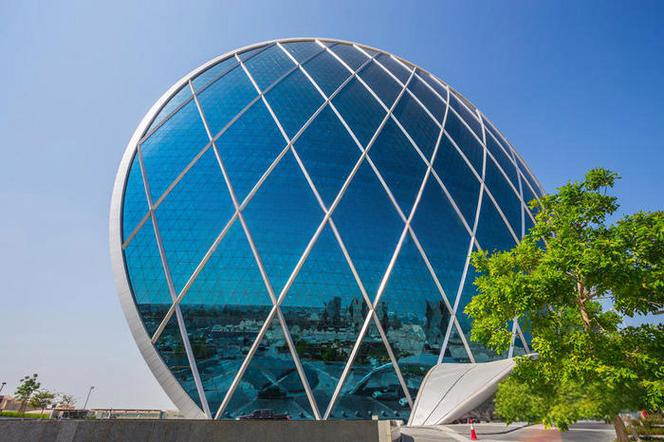
#> input picture all_landmarks/000_Aldar_Headquarters_Abu_Dhabi_阿尔达总部大楼_round_3_1 .jpg, 664 x 442 px
$ python -i semantic_vectorizer.py   (imports and definitions only)
#> lines starting #> are read from the running program, lines starting #| are printed output that depends on the picture; after the words box and inside, x2 and y2 are one past the last pixel; in counts of white or black regions, pixels touching at a corner belong together
import cv2
import numpy as np
import svgwrite
from skimage import measure
from shapely.geometry import LineString, Polygon
from shapely.validation import make_valid


def load_and_preprocess(image_path):
    """
    预处理：精准提取黑色线条区域
    """
    # 【核心修改】使用 numpy 读取二进制数据，以支持中文路径
    try:
        # np.fromfile 能够正确处理 Windows 下的中文路径
        img_array = np.fromfile(image_path, dtype=np.uint8)
        # 使用 cv2.imdecode 从内存中解码图片
        img = cv2.imdecode(img_array, cv2.IMREAD_UNCHANGED)
    except Exception as e:
        raise FileNotFoundError(f"读取图片失败 (可能包含特殊字符): {image_path}, 错误: {e}")

    if img is None:
        raise FileNotFoundError(f"无法解码图片（文件可能损坏或路径错误）: {image_path}")
    # 1. 针对带 Alpha 通道的图片
    if img.ndim == 3 and img.shape[2] == 4:
        b, g, r, a = cv2.split(img)
        is_black = (b < 100) & (g < 100) & (r < 100)
        is_opaque = a > 50
        binary_mask = is_black & is_opaque
    # 2. 针对普通 JPG/PNG
    else:
        if img.ndim == 3:
            gray = cv2.cvtColor(img, cv2.COLOR_BGR2GRAY)
        else:
            gray = img
        # OTSU 反向阈值
        _, binary = cv2.threshold(gray, 0, 255, cv2.THRESH_BINARY_INV + cv2.THRESH_OTSU)
        binary_mask = binary > 0

    binary_mask = binary_mask.astype(np.uint8)

    # 简单去噪
    binary_mask = cv2.morphologyEx(binary_mask, cv2.MORPH_OPEN, np.ones((2, 2), np.uint8))

    # 【重要修改】增加 1px Padding，确保图像边缘的线条能够闭合
    # 如果不加这个，底座贴底的部分会变成非闭合线条，填充时会出错
    binary_mask_padded = np.pad(binary_mask, pad_width=1, mode='constant', constant_values=0)

    return binary_mask_padded > 0


def extract_contours_as_shapely(binary_mask, tolerance=1.0):
    """
    提取轮廓并简化
    """
    contours = measure.find_contours(binary_mask, 0.5)
    valid_geoms = []

    for contour in contours:
        # 坐标翻转 (row, col) -> (x, y)
        coords = np.fliplr(contour)

        # 【重要修改】因为我们在预处理时加了 1px 的 padding
        # 为了还原原始位置，这里需要把坐标减去 1
        coords -= 1

        if len(coords) < 3: continue

        try:
            # 创建 LineString 进行简化
            line = LineString(coords)
            if tolerance > 0:
                line = line.simplify(tolerance, preserve_topology=True)

            if not line.is_empty:
                valid_geoms.append(line)
        except:
            continue

    return valid_geoms


def semantic_vectorization_pipeline(image_path, output_svg_path, simplify_factor=1.0, mode='polygon'):
    """
    全要素矢量化管道
    """
    # 1. 预处理
    binary_mask = load_and_preprocess(image_path)
#> in load_and_preprocess, img is the input picture: shape (442, 664, 3); mean B, G, R 147.8, 127.7, 88.8
#> in load_and_preprocess, `gray = cv2.cvtColor(img, cv2.COLOR_BGR2GRAY)`:
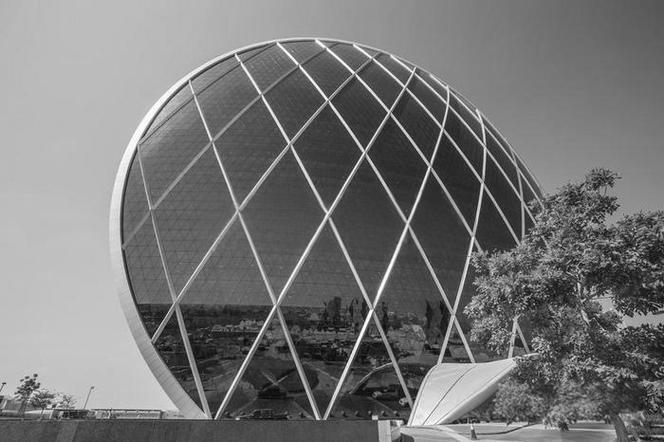
#> gray: shape (442, 664); min 1, max 255, mean 118.4
#> in load_and_preprocess, `_, binary = cv2.threshold(gray, 0, 255, cv2.THRESH_BINARY_INV + cv2.TH..`:
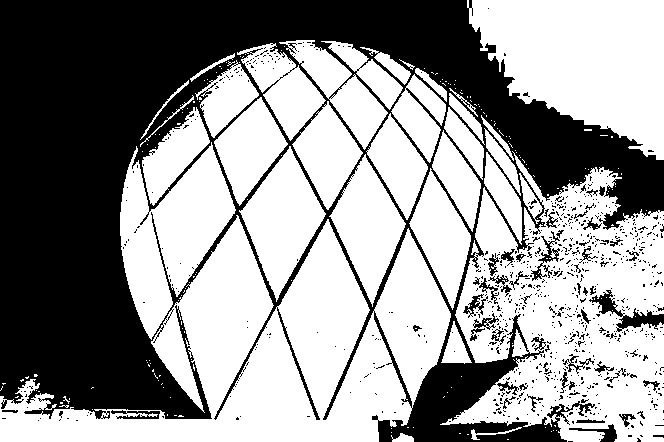
#> binary: shape (442, 664); 58.7% white; 804 black regions (751 under 20 px), largest, box (x1, y1, x2, y2) and area: (0, 0, 664, 442) 114042, (589, 290, 664, 332) 862, (531, 231, 560, 281) 348
#> in load_and_preprocess, `binary_mask = cv2.morphologyEx(binary_mask, cv2.MORPH_OPEN, np.ones((2..`:
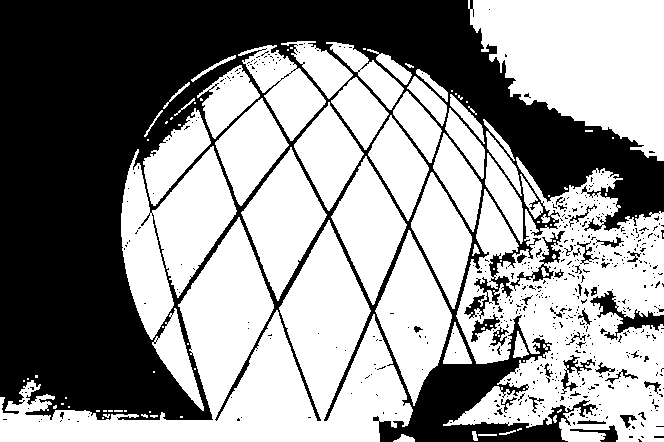
#> binary_mask: shape (442, 664); values 0 (black) and 1 (white), 57.8% white; 560 black regions (518 under 20 px), largest, box (x1, y1, x2, y2) and area: (0, 0, 664, 442) 117990, (590, 291, 664, 340) 971, (510, 231, 565, 291) 543
#> in load_and_preprocess, `binary_mask_padded = np.pad(binary_mask, pad_width=1, mode='constant',..`:
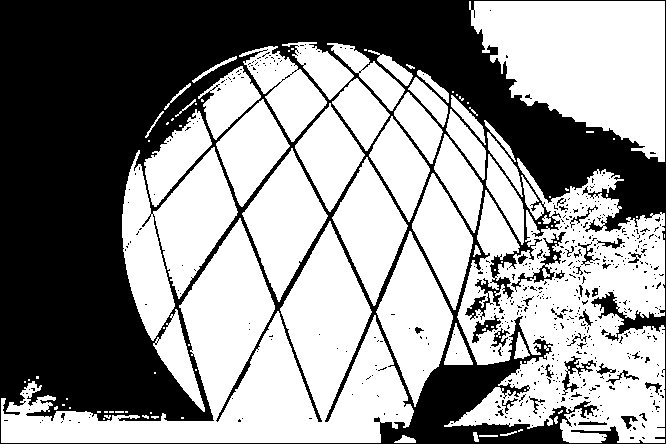
#> binary_mask_padded: shape (444, 666); values 0 (black) and 1 (white), 57.4% white; 548 black regions (509 under 20 px), largest, box (x1, y1, x2, y2) and area: (0, 0, 666, 444) 121521, (511, 232, 566, 292) 543, (562, 356, 596, 395) 329
    h, w = binary_mask.shape  # 注意这是 padding 后的尺寸
#> h = 444; w = 666

    # 2. 几何提取
    # 注意：这里我们传入的是 padding 后的 mask，但在内部提取时已经减去了偏移量
    geoms = extract_contours_as_shapely(binary_mask, tolerance=simplify_factor)
#> in extract_contours_as_shapely, `contours = measure.find_contours(binary_mask, 0.5)`: contours = 682 point arrays, longest 4545 points
#> after the loop in extract_contours_as_shapely, `for contour in contours:`: valid_geoms = 682 items
#> geoms = 682 items

    # 3. 导出 SVG
    # 使用原始图片尺寸（padding 后的尺寸减去 2）
#> (the run stopped early here; a loop or call above may not have finished)

$ run again, on all_landmarks/002_兰州黄河母亲雕像_1.jpg
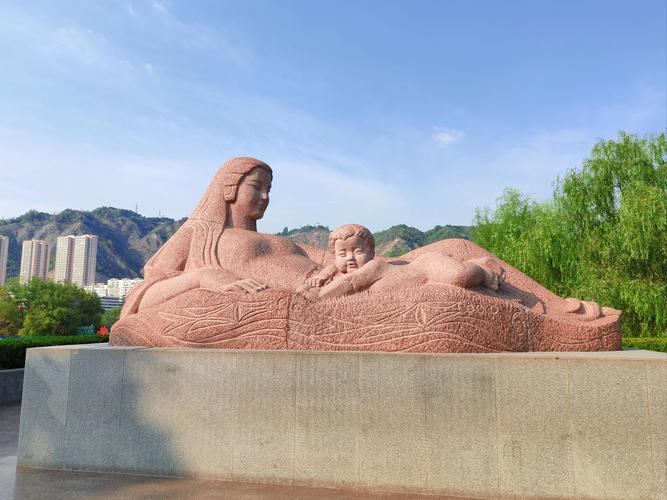
#> input picture all_landmarks/002_兰州黄河母亲雕像_1.jpg, 667 x 500 px
#> in load_and_preprocess, img is the input picture: shape (500, 667, 3); mean B, G, R 166.2, 162.6, 159
#> in load_and_preprocess, `_, binary = cv2.threshold(gray, 0, 255, cv2.THRESH_BINARY_INV + cv2.TH..`:
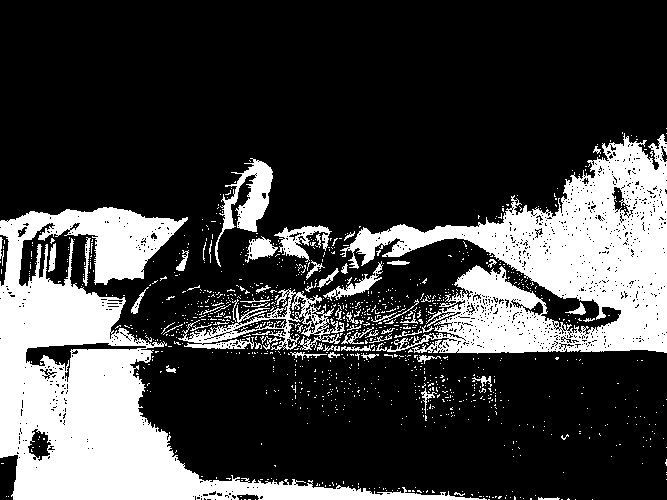
#> binary: shape (500, 667); 25.5% white; 1116 white regions (1056 under 20 px), largest, box (x1, y1, x2, y2) and area: (0, 207, 487, 500) 40358, (340, 133, 667, 354) 32304, (178, 289, 345, 350) 2823
#> in load_and_preprocess, `binary_mask_padded = np.pad(binary_mask, pad_width=1, mode='constant',..`:
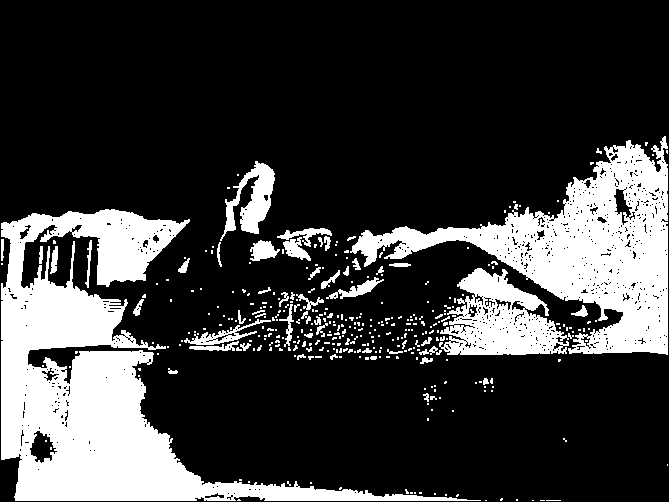
#> binary_mask_padded: shape (502, 669); values 0 (black) and 1 (white), 23.4% white; 361 white regions (302 under 20 px), largest, box (x1, y1, x2, y2) and area: (1, 209, 481, 501) 39503, (350, 136, 668, 355) 24024, (439, 268, 569, 355) 6403
#> contours = 990 point arrays, longest 3457 points
#> after the loop in extract_contours_as_shapely, `for contour in contours:`: valid_geoms = 990 items

$ run again, on all_landmarks/003_Dole_Plantation_Maze_都乐种植园迷宫_round_3_1.jpg
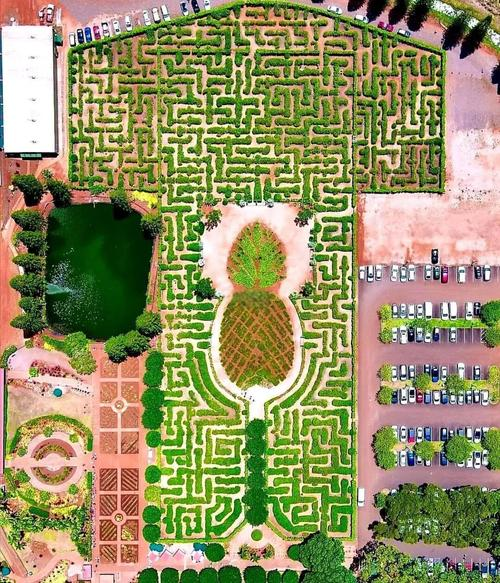
#> input picture all_landmarks/003_Dole_Plantation_Maze_都乐种植园迷宫_round_3_1.jpg, 500 x 583 px
#> in load_and_preprocess, img is the input picture: shape (583, 500, 3); mean B, G, R 99.9, 145.2, 148.4
#> in load_and_preprocess, `_, binary = cv2.threshold(gray, 0, 255, cv2.THRESH_BINARY_INV + cv2.TH..`:
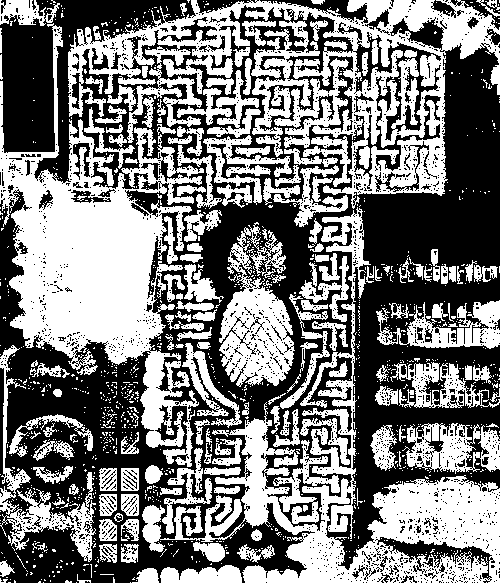
#> binary: shape (583, 500); 48.7% white; 1205 white regions (1046 under 20 px), largest, box (x1, y1, x2, y2) and area: (0, 23, 204, 467) 31308, (68, 0, 500, 209) 29711, (142, 207, 500, 583) 24843
#> in load_and_preprocess, `binary_mask_padded = np.pad(binary_mask, pad_width=1, mode='constant',..`:
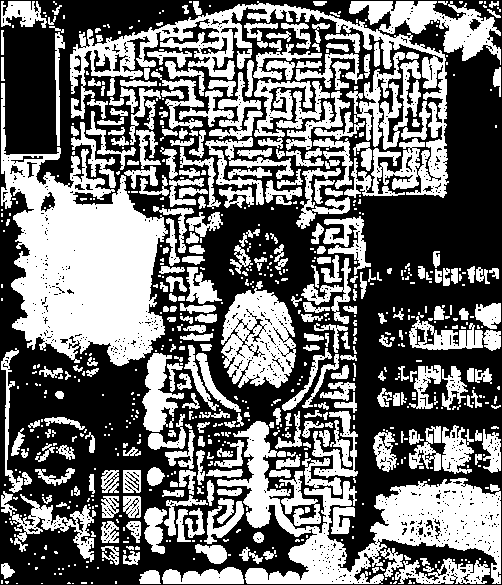
#> binary_mask_padded: shape (585, 502); values 0 (black) and 1 (white), 44.3% white; 743 white regions (422 under 20 px), largest, box (x1, y1, x2, y2) and area: (1, 83, 168, 366) 23143, (217, 421, 501, 584) 14905, (70, 1, 449, 198) 11637
#> contours = 1854 point arrays, longest 3783 points
#> after the loop in extract_contours_as_shapely, `for contour in contours:`: valid_geoms = 1854 items
